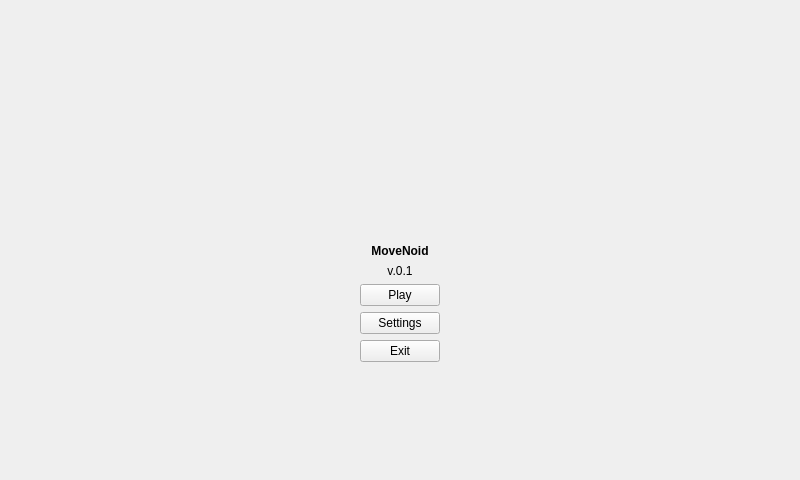
<?xml version="1.0" encoding="UTF-8"?>
<ui version="4.0">
 <class>MainWindow</class>
 <widget class="QMainWindow" name="MainWindow">
  <property name="geometry">
   <rect>
    <x>0</x>
    <y>0</y>
    <width>800</width>
    <height>480</height>
   </rect>
  </property>
  <property name="windowTitle">
   <string>MainWindow</string>
  </property>
  <widget class="QWidget" name="centralWidget">
   <layout class="QHBoxLayout" name="horizontalLayout_2">
    <item>
     <layout class="QHBoxLayout" name="horizontalLayout">
      <item>
       <spacer name="horizontalSpacer">
        <property name="orientation">
         <enum>Qt::Horizontal</enum>
        </property>
        <property name="sizeHint" stdset="0">
         <size>
          <width>40</width>
          <height>20</height>
         </size>
        </property>
       </spacer>
      </item>
      <item>
       <layout class="QVBoxLayout" name="verticalLayout_2">
        <item>
         <layout class="QVBoxLayout" name="verticalLayout">
          <item>
           <spacer name="verticalSpacer">
            <property name="orientation">
             <enum>Qt::Vertical</enum>
            </property>
            <property name="sizeHint" stdset="0">
             <size>
              <width>20</width>
              <height>40</height>
             </size>
            </property>
           </spacer>
          </item>
          <item>
           <widget class="QLabel" name="label">
            <property name="text">
             <string/>
            </property>
            <property name="pixmap">
             <pixmap resource="resource.qrc">:/bin/pic/GameView.png</pixmap>
            </property>
           </widget>
          </item>
          <item>
           <spacer name="verticalSpacer_3">
            <property name="orientation">
             <enum>Qt::Vertical</enum>
            </property>
            <property name="sizeHint" stdset="0">
             <size>
              <width>20</width>
              <height>40</height>
             </size>
            </property>
           </spacer>
          </item>
          <item>
           <widget class="QLabel" name="gameName">
            <property name="text">
             <string>&lt;b&gt;MoveNoid&lt;/b&gt;</string>
            </property>
            <property name="textFormat">
             <enum>Qt::RichText</enum>
            </property>
            <property name="alignment">
             <set>Qt::AlignCenter</set>
            </property>
           </widget>
          </item>
          <item>
           <widget class="QLabel" name="gameVersion">
            <property name="text">
             <string>v.0.1</string>
            </property>
            <property name="alignment">
             <set>Qt::AlignCenter</set>
            </property>
           </widget>
          </item>
          <item>
           <widget class="QPushButton" name="playButton">
            <property name="maximumSize">
             <size>
              <width>250</width>
              <height>16777215</height>
             </size>
            </property>
            <property name="text">
             <string>Play</string>
            </property>
            <property name="autoDefault">
             <bool>true</bool>
            </property>
           </widget>
          </item>
          <item>
           <widget class="QPushButton" name="settingsButton">
            <property name="maximumSize">
             <size>
              <width>250</width>
              <height>16777215</height>
             </size>
            </property>
            <property name="text">
             <string>Settings</string>
            </property>
            <property name="autoDefault">
             <bool>true</bool>
            </property>
           </widget>
          </item>
          <item>
           <widget class="QPushButton" name="exitButton">
            <property name="maximumSize">
             <size>
              <width>250</width>
              <height>16777215</height>
             </size>
            </property>
            <property name="text">
             <string>Exit</string>
            </property>
            <property name="autoDefault">
             <bool>true</bool>
            </property>
           </widget>
          </item>
          <item>
           <spacer name="verticalSpacer_2">
            <property name="orientation">
             <enum>Qt::Vertical</enum>
            </property>
            <property name="sizeHint" stdset="0">
             <size>
              <width>20</width>
              <height>40</height>
             </size>
            </property>
           </spacer>
          </item>
         </layout>
        </item>
       </layout>
      </item>
      <item>
       <spacer name="horizontalSpacer_2">
        <property name="orientation">
         <enum>Qt::Horizontal</enum>
        </property>
        <property name="sizeHint" stdset="0">
         <size>
          <width>40</width>
          <height>20</height>
         </size>
        </property>
       </spacer>
      </item>
     </layout>
    </item>
   </layout>
  </widget>
 </widget>
 <layoutdefault spacing="6" margin="11"/>
 <resources>
  <include location="resource.qrc"/>
 </resources>
 <connections>
  <connection>
   <sender>settingsButton</sender>
   <signal>clicked()</signal>
   <receiver>MainWindow</receiver>
   <slot>onSettingsButtonClicked()</slot>
   <hints>
    <hint type="sourcelabel">
     <x>391</x>
     <y>385</y>
    </hint>
    <hint type="destinationlabel">
     <x>593</x>
     <y>387</y>
    </hint>
   </hints>
  </connection>
  <connection>
   <sender>exitButton</sender>
   <signal>clicked()</signal>
   <receiver>MainWindow</receiver>
   <slot>close()</slot>
   <hints>
    <hint type="sourcelabel">
     <x>444</x>
     <y>414</y>
    </hint>
    <hint type="destinationlabel">
     <x>546</x>
     <y>419</y>
    </hint>
   </hints>
  </connection>
  <connection>
   <sender>playButton</sender>
   <signal>clicked()</signal>
   <receiver>MainWindow</receiver>
   <slot>onPlayButtonClicked()</slot>
   <hints>
    <hint type="sourcelabel">
     <x>476</x>
     <y>357</y>
    </hint>
    <hint type="destinationlabel">
     <x>561</x>
     <y>357</y>
    </hint>
   </hints>
  </connection>
 </connections>
 <slots>
  <slot>onSettingsButtonClicked()</slot>
  <slot>onPlayButtonClicked()</slot>
 </slots>
</ui>
